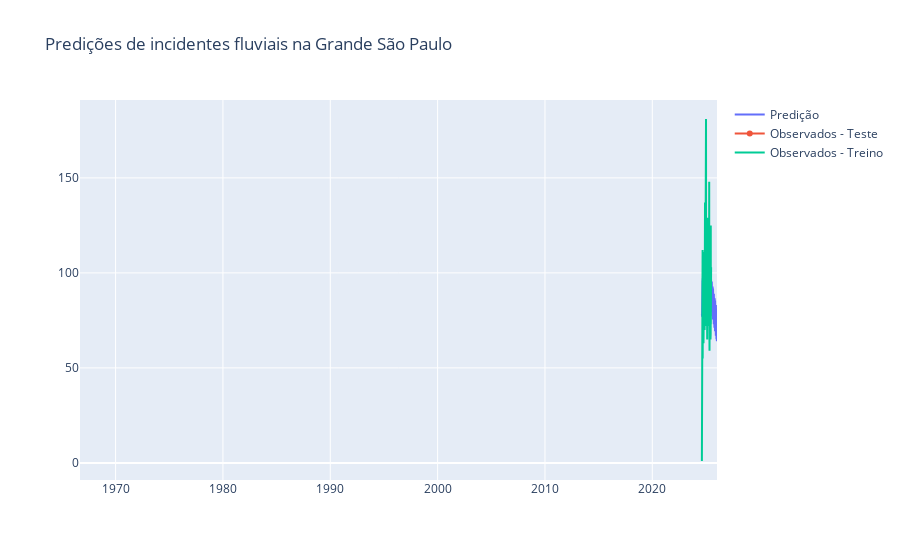

Notebook source saved alongside this figure:
### Code cell
fig = go.Figure()

fig.add_trace(go.Scatter(x=forecast.ds, y=forecast.yhat, name='Predição'))
fig.add_trace(go.Scatter(x=test.index, y=test, name='Observados - Teste'))
fig.add_trace(go.Scatter(x=train.ds, y=train.y, name='Observados - Treino'))
fig.update_layout(title='Predições de incidentes fluviais na Grande São Paulo')
fig.show()

### Figure 1 — Plotly figure (JSON) as saved in the notebook; plotly's stock layout.template omitted (floating-point values rounded to 4 significant figures; data arrays with more than 128 entries replaced by an {"elided": "..."} marker saying what was removed)
{"data": [{"name": "Predição", "type": "scatter", "x": {"elided": "515 str values"}, "y": {"elided": "515 float values"}}, {"name": "Observados - Teste", "type": "scatter", "x": [315, 316, 317, 318, 319], "y": [["2025-06-26T00:00:00", 97, 327], ["2025-06-27T00:00:00", 76, 327], ["2025-06-28T00:00:00", 85, 327], ["2025-06-29T00:00:00", 89, 327], ["2025-06-30T00:00:00", 99, 327]]}, {"name": "Observados - Treino", "type": "scatter", "x": {"elided": "315 str values"}, "y": {"elided": "315 int values"}}], "layout": {"title": {"text": "Predições de incidentes fluviais na Grande São Paulo"}}}
